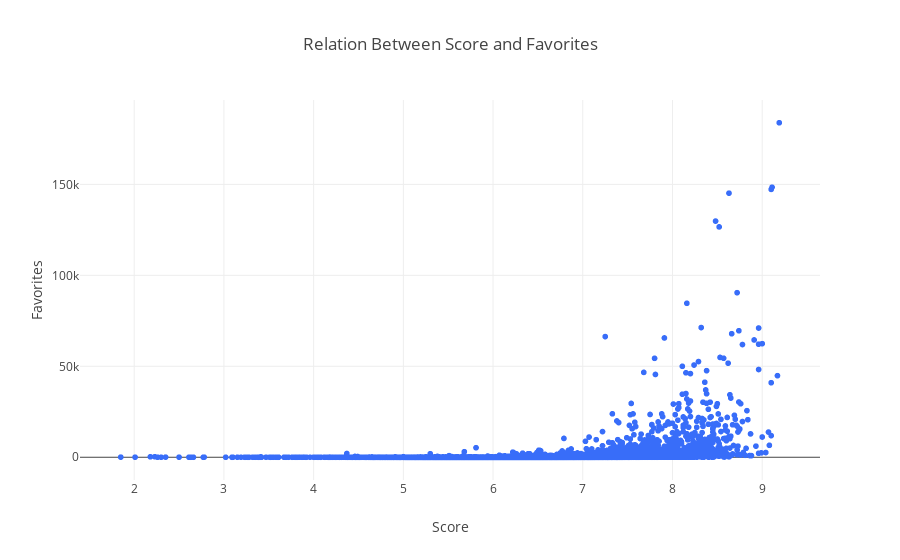

The code cell stored with this chart in its notebook:
### Code cell
fig6 = px.scatter(animes_df, x='Score', y='Favorites', title='Relation Between Score and Favorites', 
                  color_discrete_sequence=['#386df9'])

fig6.show()

### Figure 1 — Plotly figure (JSON) as saved in the notebook; plotly's stock layout.template omitted (floating-point values rounded to 4 significant figures; data arrays with more than 128 entries replaced by an {"elided": "..."} marker saying what was removed)
{"data": [{"hovertemplate": "Score=%{x}<br>Favorites=%{y}<extra></extra>", "legendgroup": "", "marker": {"color": "#386df9", "symbol": "circle"}, "mode": "markers", "name": "", "showlegend": false, "type": "scattergl", "x": {"elided": "17562 float values"}, "xaxis": "x", "y": {"elided": "17562 int values"}, "yaxis": "y"}], "layout": {"legend": {"tracegroupgap": 0}, "title": {"text": "Relation Between Score and Favorites"}, "xaxis": {"anchor": "y", "domain": [0, 1], "title": {"text": "Score"}}, "yaxis": {"anchor": "x", "domain": [0, 1], "title": {"text": "Favorites"}}}}
